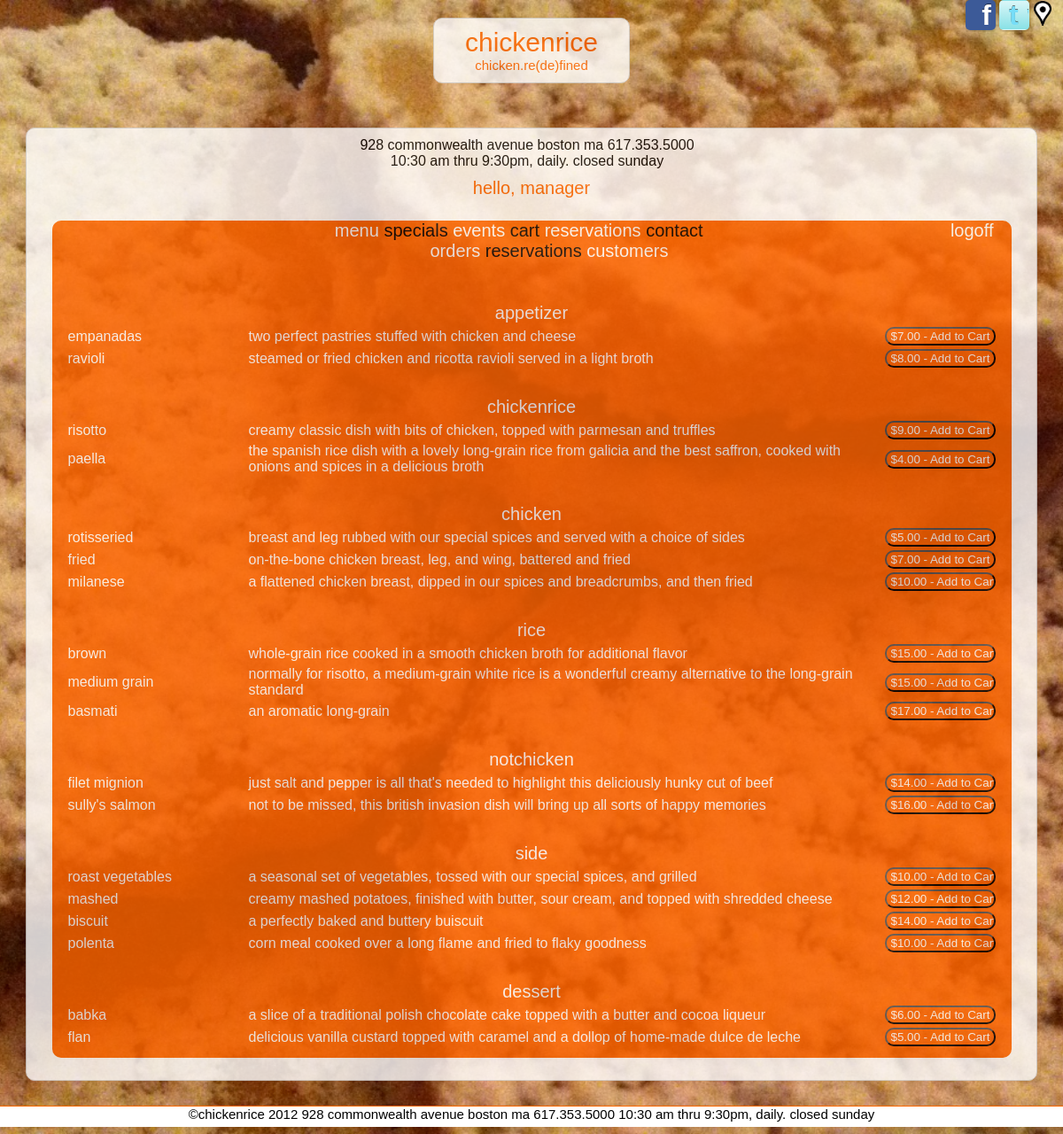
/menu/index.php (signed in), run on the app's committed database.
### tables this page shows
CREATE TABLE IF NOT EXISTS `menu` (
  `id` int(10) NOT NULL AUTO_INCREMENT,
  `menuType` int(10) NOT NULL,
  `foodItem` int(10) NOT NULL,
  `price` int(5) NOT NULL,
  `cost` int(5) NOT NULL,
  `specialDay` varchar(1) NULL,
  PRIMARY KEY (`id`),
  KEY `menuType` (`menuType`),
  KEY `foodItem` (`foodItem`)
);

CREATE TABLE IF NOT EXISTS `menutype` (
  `id` int(10) NOT NULL AUTO_INCREMENT,
  `name` varchar(25) NOT NULL,
  PRIMARY KEY (`id`)
);

CREATE TABLE IF NOT EXISTS `food` (
  `id` int(10) NOT NULL AUTO_INCREMENT,
  `name` varchar(25) NOT NULL,
  `description` varchar(255) NOT NULL,
  `isVegetarian` varchar(1) NOT NULL DEFAULT 'N',
  `imageName` varchar(255) NULL,
  PRIMARY KEY (`id`)
);

### model/database.php (called while the page is built, shortened)
<?php
class Database {
	private static $dsn = 'mysql:host=localhost;dbname=chickenrice';
	private static $username = 'chickenrice';
	private static $password = 'password';
	private static $db;
	public static function getDB () {
		if (!isset(self::$db)) {
			try {
				self::$db = new PDO(self::$dsn,
						self::$username,
						self::$password);
			} catch (PDOException $e) {
				$error_message = $e->getMessage();
				include('../errors/database_error.php');
				exit();
			}
		}
		return self::$db;
	}
}
?>

### model/menu.php (called while the page is built, shortened)
<?php
class Menu{
	private $menuId;
	private $menuType;
	private $foodName;
	private $description;
	private $price;
	public function getMenuId(){
		return $this->menuId;
	}
	public function getMenuType(){
		return $this->menuType;
	}
	public function getFoodName(){
		return $this->foodName;
	}
	public function getDescription(){
		return $this->description;
	}
	public function getPrice(){
		return $this->price;
	}
	public static function getMenu($db) {
		$sql="SELECT
				m.id as menuId,
				t.name as menuType,
				f.name as foodName,
				f.description as description,
				f.isVegetarian as vegetarian,
				m.price as price,
				m.specialDay as specialday,
				f.imageName as image
				FROM `menu` m JOIN `menutype` t ON m.menuType=t.id
									JOIN `food` f ON m.foodItem=f.id
				WHERE m.specialDay ='' AND f.name <>'event'";
		$statement= $db->prepare($sql);
		$statement->execute();
		$rows = $statement->fetchAll();
		$menu = array();
		foreach ($rows as $row) {
			$d = new Menu($db);
			$d->init($row);
			array_push($menu,$d);
		}
		return $menu;
	}
	private function init($row){
		$this->menuId = $row['menuId'];
		$this->menuType = $row['menuType'];
		$this->foodName = $row['foodName'];
		$this->description = $row['description'];
		$this->price = $row['price'];
	}
}
?>

### menu/menu.php (the view, shortened to what this page needs)
<?php
include('../include/header.php');
?>
<?php
include('../include/body.php');
?>
<table>
	<?php
	$previousType='';
	foreach($menu as $menuItem){
		if($previousType!=$menuItem->getMenuType()){
			$previousType=$menuItem->getMenuType();
			echo "<tr><td colspan=\"3\" class=\"menuheader\">$previousType</td></tr>";
		}
		$foodName=$menuItem->getFoodName();
		$desc=$menuItem->getDescription();
		$price=number_format($menuItem->getPrice(),2);
		$menuId=$menuItem->getMenuId();
		echo "<tr><td class=\"menuitem\"><a href=\"index.php?action=itemdetail&menuid=$menuId\">$foodName</a></td>";
		echo "<td class=\"menudesc\"><a href=\"index.php?action=itemdetail&menuid=$menuId\">$desc</a></td>";
		echo "<td><form name=\"addtocart\" method=\"POST\" action=\"#\">";
		echo "  <input type=\"button\" class=\"submitbutton menubutton\" title=\"add $foodName to your cart\" value=\"\$$price - Add to Cart\">";
		echo "  </form></td></tr>";
	}
	?>
</table>
<?php include('../include/footer.php'); ?>

### css/styles.css (style rules this page uses)
* { font-family: Arial, sans-serif; }
a { text-decoration: none; }
html { height: 100%; }
body { background-color: #000000; margin: 0; height: 100%; min-height: 100%; padding-bottom: 18px; scrollbar-base-color: #FF6600; scrollbar-arrow-color: #FF6600; scrollbar-DarkShadow-Color: #FF6600; background: url("img/bg/bg-01.jpg") no-repeat fixed center center; filter: progid:DXImageTransform.Microsoft.AlphaImageLoader(src="img/bg/bg-01.jpg", sizingMethod="scale" ); -webkit-background-size: cover; -moz-background-size: cover; -o-background-size: cover; background-size: cover; scrollbar-arrow-color: #FF6600; scrollbar-DarkShadow-Color: #FF6600; }
input { background-color: #FF6600; color: #FFFFFF; padding-left: 5px; }
table { margin-left: auto; margin-right: auto; }
select,input,#innerframe,#outerframe,#logo,textarea,fieldset, #cartcount, .menuimage { -webkit-border-radius: 10px; -moz-border-radius: 10px; -khtml-border-radius: 10px; border-radius: 10px; }
input,select,option,textarea { background-color: #FFFFFF; color: #FF6600; }
input[type="submit"],input[type="reset"],input[type="button"] { background-color: #FF6600; color: #FFFFFF; }
.menuheader { text-align: center; font-size: 20px; margin-bottom: 20px; margin-top: 20px; color: #FFFFFF; }
.menubutton { width: 125px; }
.menuitem { width: 200px; color: #FFFFFF; }
.menuitem a,.menudesc a { color: #FFFFFF; }
.menudesc { color: #FFFFFF; }
tr>td.menuheader { padding-top: 30px; }

### data on the page
menu: menuType.name "appetizer", foodItem.name "empanadas", foodItem.description "two perfect pastries stuffed with chicken and cheese", price "$7.00 - Add to Cart"
menu: foodItem.name "ravioli", foodItem.description "steamed or fried chicken and ricotta ravioli served in a light broth", price "$8.00 - Add to Cart"
menu: menuType.name "chickenrice", foodItem.name "risotto", foodItem.description "creamy classic dish with bits of chicken, topped with parmesan and truffles", price "$9.00 - Add to Cart"
menu: foodItem.name "paella", foodItem.description "the spanish rice dish with a lovely long-grain rice from galicia and the best saffron, cooked with onions and spices in a delicious broth", price "$4.00 - Add to Cart"
menu: menuType.name "chicken", foodItem.name "rotisseried", foodItem.description "breast and leg rubbed with our special spices and served with a choice of sides", price "$5.00 - Add to Cart"
menu: foodItem.name "fried", foodItem.description "on-the-bone chicken breast, leg, and wing, battered and fried", price "$7.00 - Add to Cart"
menu: foodItem.name "milanese", foodItem.description "a flattened chicken breast, dipped in our spices and breadcrumbs, and then fried", price "$10.00 - Add to Cart"
menu: menuType.name "rice", foodItem.name "brown", foodItem.description "whole-grain rice cooked in a smooth chicken broth for additional flavor", price "$15.00 - Add to Cart"
menu: foodItem.name "medium grain", foodItem.description "normally for risotto, a medium-grain white rice is a wonderful creamy alternative to the long-grain standard", price "$15.00 - Add to Cart"
menu: foodItem.name "basmati", foodItem.description "an aromatic long-grain", price "$17.00 - Add to Cart"
menu: menuType.name "notchicken", foodItem.name "filet mignion", foodItem.description "just salt and pepper is all that's needed to highlight this deliciously hunky cut of beef", price "$14.00 - Add to Cart"
menu: foodItem.name "sully's salmon", foodItem.description "not to be missed, this british invasion dish will bring up all sorts of happy memories", price "$16.00 - Add to Cart"
menu: menuType.name "side", foodItem.name "roast vegetables", foodItem.description "a seasonal set of vegetables, tossed with our special spices, and grilled", price "$10.00 - Add to Cart"
menu: foodItem.name "mashed", foodItem.description "creamy mashed potatoes, finished with butter, sour cream, and topped with shredded cheese", price "$12.00 - Add to Cart"
menu: foodItem.name "biscuit", foodItem.description "a perfectly baked and buttery buiscuit", price "$14.00 - Add to Cart"
menu: foodItem.name "polenta", foodItem.description "corn meal cooked over a long flame and fried to flaky goodness", price "$10.00 - Add to Cart"
menu: menuType.name "dessert", foodItem.name "babka", foodItem.description "a slice of a traditional polish chocolate cake topped with a butter and cocoa liqueur", price "$6.00 - Add to Cart"
menu: foodItem.name "flan", foodItem.description "delicious vanilla custard topped with caramel and a dollop of home-made dulce de leche", price "$5.00 - Add to Cart"

### other printed values
$firstName "manager"
